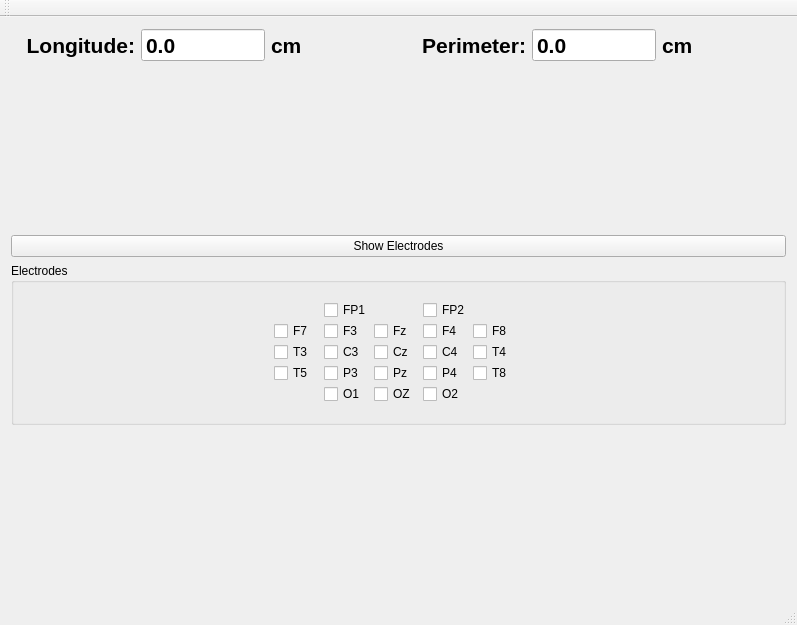
<?xml version="1.0" encoding="UTF-8"?>
<ui version="4.0">
 <class>EEGHeadMeasure</class>
 <widget class="QMainWindow" name="EEGHeadMeasure">
  <property name="geometry">
   <rect>
    <x>0</x>
    <y>0</y>
    <width>797</width>
    <height>625</height>
   </rect>
  </property>
  <property name="windowTitle">
   <string>EEG Head Measure</string>
  </property>
  <widget class="QWidget" name="centralWidget">
   <layout class="QGridLayout" name="gridLayout_2">
    <item row="3" column="0">
     <widget class="QGroupBox" name="gElectrodes">
      <property name="title">
       <string>Electrodes</string>
      </property>
      <layout class="QGridLayout" name="gridLayout_4">
       <property name="spacing">
        <number>0</number>
       </property>
       <item row="1" column="1">
        <layout class="QGridLayout" name="gridLayout_3">
         <property name="horizontalSpacing">
          <number>0</number>
         </property>
         <property name="verticalSpacing">
          <number>1</number>
         </property>
         <item row="0" column="3">
          <widget class="QCheckBox" name="FP2">
           <property name="text">
            <string>FP2</string>
           </property>
           <property name="tristate">
            <bool>true</bool>
           </property>
          </widget>
         </item>
         <item row="3" column="2">
          <widget class="QCheckBox" name="Cz">
           <property name="text">
            <string>Cz</string>
           </property>
           <property name="tristate">
            <bool>true</bool>
           </property>
          </widget>
         </item>
         <item row="1" column="0">
          <widget class="QCheckBox" name="F7">
           <property name="text">
            <string>F7</string>
           </property>
           <property name="tristate">
            <bool>true</bool>
           </property>
          </widget>
         </item>
         <item row="3" column="0">
          <widget class="QCheckBox" name="T3">
           <property name="text">
            <string>T3</string>
           </property>
           <property name="tristate">
            <bool>true</bool>
           </property>
          </widget>
         </item>
         <item row="1" column="4">
          <widget class="QCheckBox" name="F8">
           <property name="text">
            <string>F8</string>
           </property>
           <property name="tristate">
            <bool>true</bool>
           </property>
          </widget>
         </item>
         <item row="1" column="3">
          <widget class="QCheckBox" name="F4">
           <property name="text">
            <string>F4</string>
           </property>
           <property name="tristate">
            <bool>true</bool>
           </property>
          </widget>
         </item>
         <item row="3" column="1">
          <widget class="QCheckBox" name="C3">
           <property name="text">
            <string>C3</string>
           </property>
           <property name="tristate">
            <bool>true</bool>
           </property>
          </widget>
         </item>
         <item row="3" column="4">
          <widget class="QCheckBox" name="T4">
           <property name="text">
            <string>T4</string>
           </property>
           <property name="tristate">
            <bool>true</bool>
           </property>
          </widget>
         </item>
         <item row="6" column="1">
          <widget class="QCheckBox" name="O1">
           <property name="text">
            <string>O1</string>
           </property>
           <property name="tristate">
            <bool>true</bool>
           </property>
          </widget>
         </item>
         <item row="6" column="3">
          <widget class="QCheckBox" name="O2">
           <property name="text">
            <string>O2</string>
           </property>
           <property name="tristate">
            <bool>true</bool>
           </property>
          </widget>
         </item>
         <item row="0" column="1">
          <widget class="QCheckBox" name="FP1">
           <property name="text">
            <string>FP1</string>
           </property>
           <property name="tristate">
            <bool>true</bool>
           </property>
          </widget>
         </item>
         <item row="3" column="3">
          <widget class="QCheckBox" name="C4">
           <property name="text">
            <string>C4</string>
           </property>
           <property name="tristate">
            <bool>true</bool>
           </property>
          </widget>
         </item>
         <item row="1" column="1">
          <widget class="QCheckBox" name="F3">
           <property name="text">
            <string>F3</string>
           </property>
           <property name="tristate">
            <bool>true</bool>
           </property>
          </widget>
         </item>
         <item row="1" column="2">
          <widget class="QCheckBox" name="Fz">
           <property name="text">
            <string>Fz</string>
           </property>
           <property name="tristate">
            <bool>true</bool>
           </property>
          </widget>
         </item>
         <item row="4" column="3">
          <widget class="QCheckBox" name="P4">
           <property name="text">
            <string>P4</string>
           </property>
           <property name="tristate">
            <bool>true</bool>
           </property>
          </widget>
         </item>
         <item row="4" column="2">
          <widget class="QCheckBox" name="Pz">
           <property name="text">
            <string>Pz</string>
           </property>
           <property name="tristate">
            <bool>true</bool>
           </property>
          </widget>
         </item>
         <item row="4" column="1">
          <widget class="QCheckBox" name="P3">
           <property name="text">
            <string>P3</string>
           </property>
           <property name="tristate">
            <bool>true</bool>
           </property>
          </widget>
         </item>
         <item row="4" column="0">
          <widget class="QCheckBox" name="T5">
           <property name="text">
            <string>T5</string>
           </property>
           <property name="tristate">
            <bool>true</bool>
           </property>
          </widget>
         </item>
         <item row="4" column="4">
          <widget class="QCheckBox" name="T8">
           <property name="text">
            <string>T8</string>
           </property>
           <property name="tristate">
            <bool>true</bool>
           </property>
          </widget>
         </item>
         <item row="6" column="2">
          <widget class="QCheckBox" name="O1_2">
           <property name="text">
            <string>OZ</string>
           </property>
           <property name="tristate">
            <bool>true</bool>
           </property>
          </widget>
         </item>
        </layout>
       </item>
       <item row="1" column="0">
        <widget class="QWidget" name="widget_2" native="true"/>
       </item>
       <item row="1" column="2">
        <widget class="QWidget" name="widget_3" native="true"/>
       </item>
      </layout>
     </widget>
    </item>
    <item row="1" column="0">
     <widget class="QLabel" name="m_imgHead">
      <property name="text">
       <string/>
      </property>
      <property name="pixmap">
       <pixmap resource="EEGHeadMeasure.qrc">:/EEGHeadMeasure/EEGImage.png</pixmap>
      </property>
      <property name="scaledContents">
       <bool>false</bool>
      </property>
      <property name="alignment">
       <set>Qt::AlignBottom|Qt::AlignHCenter</set>
      </property>
     </widget>
    </item>
    <item row="0" column="0">
     <layout class="QGridLayout" name="gridLayout">
      <item row="0" column="0">
       <widget class="QLabel" name="m_LongitudeLabel">
        <property name="font">
         <font>
          <pointsize>16</pointsize>
          <weight>75</weight>
          <bold>true</bold>
         </font>
        </property>
        <property name="text">
         <string>Longitude:</string>
        </property>
        <property name="alignment">
         <set>Qt::AlignRight|Qt::AlignTrailing|Qt::AlignVCenter</set>
        </property>
       </widget>
      </item>
      <item row="0" column="5">
       <widget class="QLabel" name="label_3">
        <property name="font">
         <font>
          <pointsize>16</pointsize>
          <weight>75</weight>
          <bold>true</bold>
         </font>
        </property>
        <property name="text">
         <string>cm</string>
        </property>
       </widget>
      </item>
      <item row="0" column="2">
       <widget class="QLabel" name="label_4">
        <property name="font">
         <font>
          <pointsize>16</pointsize>
          <weight>75</weight>
          <bold>true</bold>
         </font>
        </property>
        <property name="text">
         <string>cm</string>
        </property>
       </widget>
      </item>
      <item row="0" column="1">
       <widget class="QDoubleSpinBox" name="m_Longitude">
        <property name="font">
         <font>
          <pointsize>16</pointsize>
          <weight>75</weight>
          <bold>true</bold>
         </font>
        </property>
        <property name="buttonSymbols">
         <enum>QAbstractSpinBox::NoButtons</enum>
        </property>
        <property name="decimals">
         <number>1</number>
        </property>
       </widget>
      </item>
      <item row="0" column="3">
       <widget class="QLabel" name="m_PerimeterLabel">
        <property name="font">
         <font>
          <pointsize>16</pointsize>
          <weight>75</weight>
          <bold>true</bold>
         </font>
        </property>
        <property name="text">
         <string>Perimeter:</string>
        </property>
        <property name="alignment">
         <set>Qt::AlignRight|Qt::AlignTrailing|Qt::AlignVCenter</set>
        </property>
       </widget>
      </item>
      <item row="0" column="4">
       <widget class="QDoubleSpinBox" name="m_Perimeter">
        <property name="font">
         <font>
          <pointsize>16</pointsize>
          <weight>75</weight>
          <bold>true</bold>
         </font>
        </property>
        <property name="buttonSymbols">
         <enum>QAbstractSpinBox::NoButtons</enum>
        </property>
        <property name="decimals">
         <number>1</number>
        </property>
       </widget>
      </item>
     </layout>
    </item>
    <item row="2" column="0">
     <widget class="QPushButton" name="pushButton">
      <property name="text">
       <string>Show Electrodes</string>
      </property>
      <property name="checkable">
       <bool>true</bool>
      </property>
      <property name="flat">
       <bool>false</bool>
      </property>
     </widget>
    </item>
    <item row="4" column="0">
     <widget class="QWidget" name="widget" native="true"/>
    </item>
   </layout>
  </widget>
  <widget class="QMenuBar" name="menuBar">
   <property name="geometry">
    <rect>
     <x>0</x>
     <y>0</y>
     <width>797</width>
     <height>21</height>
    </rect>
   </property>
  </widget>
  <widget class="QToolBar" name="mainToolBar">
   <attribute name="toolBarArea">
    <enum>TopToolBarArea</enum>
   </attribute>
   <attribute name="toolBarBreak">
    <bool>false</bool>
   </attribute>
  </widget>
  <widget class="QStatusBar" name="statusBar"/>
 </widget>
 <layoutdefault spacing="6" margin="11"/>
 <tabstops>
  <tabstop>m_Longitude</tabstop>
  <tabstop>m_Perimeter</tabstop>
  <tabstop>pushButton</tabstop>
  <tabstop>FP1</tabstop>
  <tabstop>FP2</tabstop>
  <tabstop>F7</tabstop>
  <tabstop>F3</tabstop>
  <tabstop>Fz</tabstop>
  <tabstop>F4</tabstop>
  <tabstop>T4</tabstop>
  <tabstop>T3</tabstop>
  <tabstop>C3</tabstop>
  <tabstop>Cz</tabstop>
  <tabstop>C4</tabstop>
  <tabstop>F8</tabstop>
  <tabstop>T5</tabstop>
  <tabstop>P3</tabstop>
  <tabstop>Pz</tabstop>
  <tabstop>P4</tabstop>
  <tabstop>T8</tabstop>
  <tabstop>O1</tabstop>
  <tabstop>O2</tabstop>
 </tabstops>
 <resources>
  <include location="EEGHeadMeasure.qrc"/>
  <include location="EEGHeadMeasure.qrc"/>
 </resources>
 <connections>
  <connection>
   <sender>pushButton</sender>
   <signal>clicked(bool)</signal>
   <receiver>gElectrodes</receiver>
   <slot>setShown(bool)</slot>
   <hints>
    <hint type="sourcelabel">
     <x>249</x>
     <y>438</y>
    </hint>
    <hint type="destinationlabel">
     <x>51</x>
     <y>462</y>
    </hint>
   </hints>
  </connection>
 </connections>
</ui>
